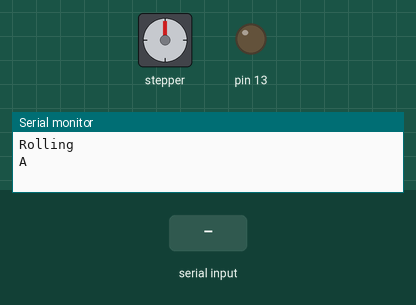
Bench run of a sketch on a simulated Arduino Uno, built with avr-gcc and run on an emulated ATmega328P. On the bench: stepper motor, output pins drawn as LEDs (lit = HIGH), the last lines printed to the serial monitor. Wiring (inferred from the names in the program): stepper motor driver (200 steps per turn assumed): step pin 3; direction pin 4. Inputs (shaded band) come from the test bench. Pins used as bus, display or sensor lines are not drawn.

Above: at 1.2 s.
1.3 s: "x90\n" received over Serial
2.8 s: "x,45\n" received over Serial
At 3.9 s:
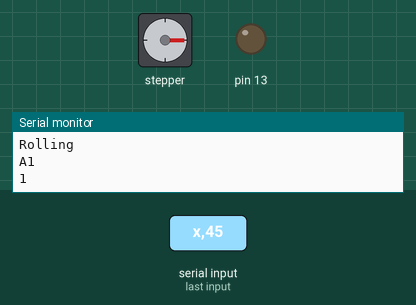
4.3 s: "x" received over Serial
At 5.3 s:
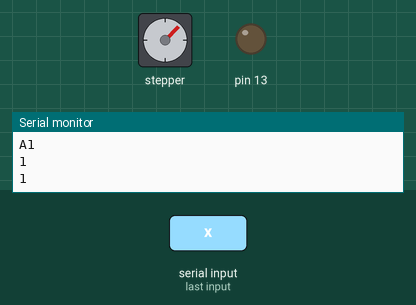
Timing chart, 0 to 7.3 s (numbered marks = the images above; inputs shaded):
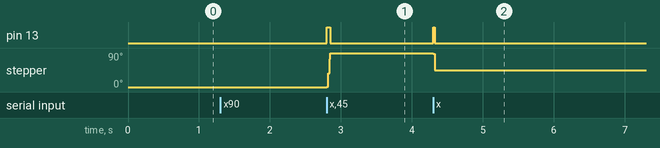

Measured:
- after the input at 2.8 s, pin 13: LOW → HIGH at once, → LOW 0.05 s later; stepper: turns 90° clockwise, starting at once
- after the input at 4.3 s, pin 13: LOW → HIGH at once, → LOW 0.02 s later; stepper: goes 88° 0.03 s, then 45°, starting at once

The sketch:

processingArduinoLink3.ino
```cpp
//this working code recieves positions from arduinoProcessingLink2 but doesnt have delimiter

int ypos = 0;
int xpos = 0;

const int stepPinx = 3; //Initialize Arduino pin that sends steps to motor driver
const int dirPinx = 4; //Initialize Arduino pin that controls direction that motor spins
int choicex; //Initialize variable named choice for user inputs
int differencex;

void setup() {
  pinMode(stepPinx, OUTPUT);
  pinMode(dirPinx, OUTPUT);

  Serial.begin(19200); // 19200 is the rate of communication
  Serial.println("Rolling"); // some output for debug purposes.
  Serial.print("A");
  pinMode(13,OUTPUT);
}

void loop() {
  static int v = 0; // value to be sent to the motor (0-180)
  if ( Serial.available()) {
    char ch = Serial.read(); // 124x75y
    switch (ch) { // switch based on the value of ch
      case '0'...'9': // if it's numeric
        v = v * 10 + ch - '0';
        /*
         * ch = 124x
         * v = 1
         * v = 12
         * v = 124
         *
        */
        break;
      case 'x': // if it's x

        //Serial.print("Old Position: ");
        //Serial.print(xpos);

        //Serial.println(xpos);

        //        Serial.print(xpos);
        //        Serial.println("x");

        differencex = v - xpos;
        xpos = v;
        //Serial.print("   New Position: ");
        //Serial.println(xpos);
        if (differencex < 0) {
          digitalWrite(dirPinx, LOW);
        } else {
          digitalWrite(dirPinx, HIGH);
        }
        differencex = abs(map(differencex, 0, 360, 0, 200)); //maps the choice variable from degrees to positive number of steps
        //This for loop steps the motor forwards until the user input "choice" is reached
        //The timing in micro seconds is specific to the type of stepper motor used
        digitalWrite(13,LOW);
        for (int x = 0; x < differencex; x++) {
          digitalWrite(stepPinx, HIGH);
          delayMicroseconds(500);
          digitalWrite(stepPinx, LOW);
          delayMicroseconds(500);
          digitalWrite(13,HIGH);
        }
        digitalWrite(13,LOW);
        v = 0;
        //Serial.print("X difference: ");
        //Serial.println(differencex); //Prints "choice" to serial monitor in number of steps

        Serial.println(1);


        break;
      case 'y':

        ypos = v;
        v = 0;
        //        Serial.print(ypos);
        //        Serial.println("y");
        break;
    }
    //Enter main code in here
  }

}
```
